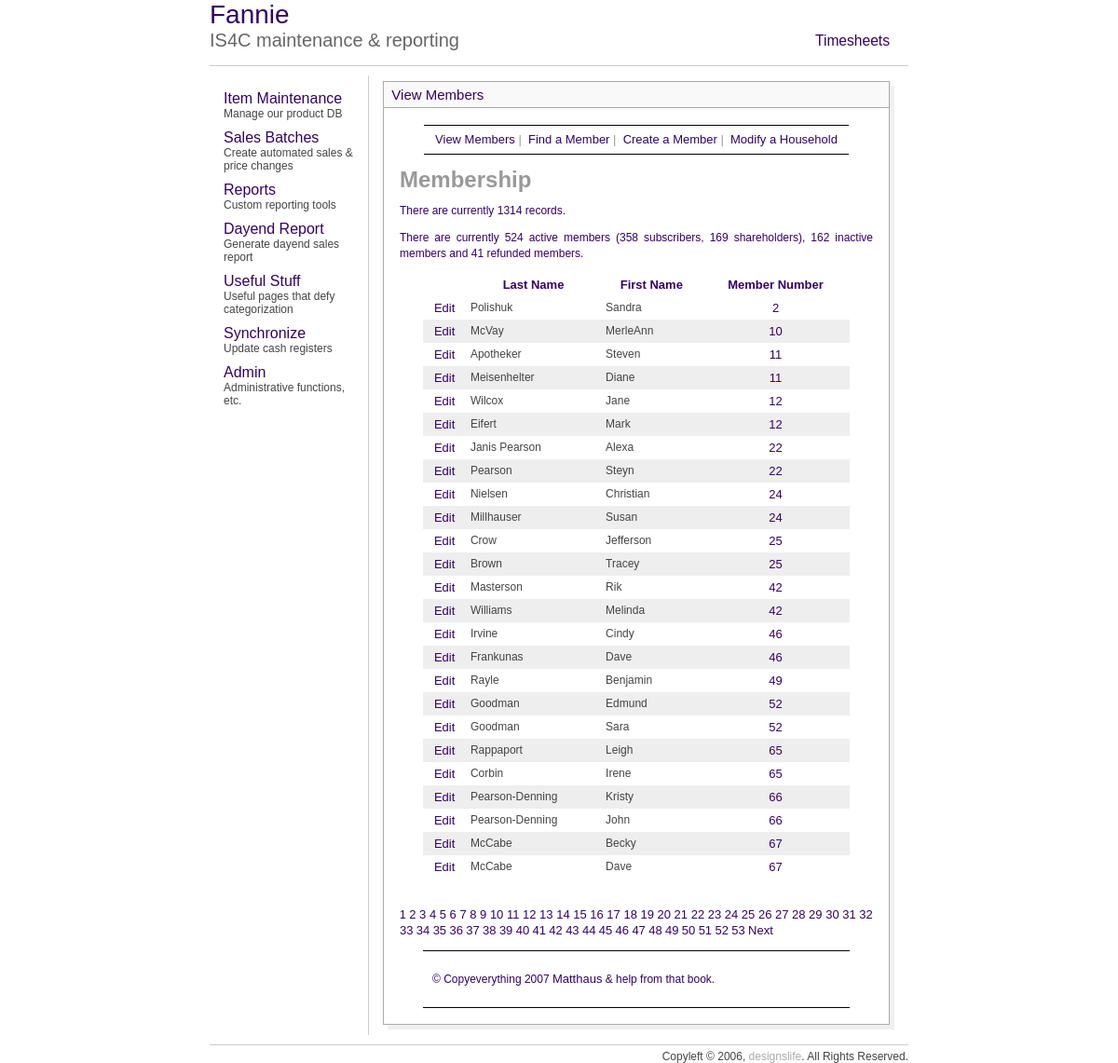
/mem/view_members.php?sort=cna&s=0&np=53, run on the app's committed database.
### tables this page shows
CREATE TABLE `custdata` (
  `CardNo` int(8) default NULL,
  `personNum` tinyint(4) NOT NULL default '1',
  `LastName` varchar(30) default NULL,
  `FirstName` varchar(30) default NULL,
  `CashBack` double NOT NULL default '60',
  `Balance` double NOT NULL default '0',
  `Discount` smallint(6) default NULL,
  `MemDiscountLimit` double NOT NULL default '0',
  `ChargeOk` tinyint(4) NOT NULL default '1',
  `WriteChecks` tinyint(4) NOT NULL default '1',
  `StoreCoupons` tinyint(4) NOT NULL default '1',
  `Type` varchar(10) NOT NULL default 'pc',
  `memType` tinyint(4) default NULL,
  `staff` tinyint(4) NOT NULL default '0',
  `SSI` double NOT NULL default '0',
  `Purchases` double NOT NULL default '0',
  `NumberOfChecks` smallint(6) NOT NULL default '0',
  `memCoupons` int(11) NOT NULL default '1',
  `blueLine` varchar(50) default NULL,
  `Shown` tinyint(4) NOT NULL default '1',
  `id` int(11) NOT NULL auto_increment,
  `modified` datetime NOT NULL,
  PRIMARY KEY  (`id`),
  KEY `LastName` (`LastName`),
  KEY `CardNo_2` (`CardNo`,`memType`,`staff`,`id`,`personNum`)
);

### mem/view_members.php (the view, shortened to what this page needs)
<?php
echo'<h1 id="mainhead">Membership</h1>';
require_once ('../includes/mysqli_connect.php');
mysqli_select_db($db_slave, 'is4c_op');
$display = 25;
$query = "SELECT COUNT(id) FROM custdata ORDER BY cardno ASC";
$result = mysqli_query($db_slave, $query);
$row = mysqli_fetch_array($result, MYSQLI_NUM);
$num_records = $row[0];
$activeQ = "SELECT * FROM custdata WHERE memType in (1,2) AND cardno <> 3000 GROUP BY cardno";
$subscribersQ = "SELECT * FROM custdata WHERE memType = 2 AND cardno <> 3000 GROUP BY cardno";
$shareholdersQ = "SELECT * FROM custdata WHERE memType = 1 AND cardno <> 3000 GROUP BY cardno";
$inactiveQ = "SELECT * FROM custdata WHERE memType = 5 AND cardno <> 3000 GROUP BY cardno";
$refundQ = "SELECT * FROM custdata WHERE memType = 4 AND cardno <> 3000 GROUP BY cardno";
$activeR = mysqli_query($db_slave, $activeQ);
$inactiveR = mysqli_query($db_slave, $inactiveQ);
$refundR = mysqli_query($db_slave, $refundQ);
$subscribersR = mysqli_query($db_slave, $subscribersQ);
$shareholdersR = mysqli_query($db_slave, $shareholdersQ);
$subscribers = mysqli_num_rows($subscribersR);
$shareholders = mysqli_num_rows($shareholdersR);
$active = mysqli_num_rows($activeR);
$inactive = mysqli_num_rows($inactiveR);
$refund = mysqli_num_rows($refundR);
if (isset($_GET['np'])) {
	$num_pages = $_GET['np'];
} else {
	if ($num_records > $display) {
		$num_pages = ceil ($num_records/$display);
	} else {
		$num_pages = 1;
	}
}
if (isset($_GET['s'])) {
	$start = $_GET['s'];
} else {
	$start = 0;
}
$link1 = "{$_SERVER['PHP_SELF']}?sort=lna";
$link2 = "{$_SERVER['PHP_SELF']}?sort=fna";
$link3 = "{$_SERVER['PHP_SELF']}?sort=cna";
if (isset($_GET['sort'])) {
	switch ($_GET['sort']) {
		case 'cna':
		$order_by = 'CardNo ASC';
		$link3 = "{$_SERVER['PHP_SELF']}?sort=drd";
		break;
	}
	$sort = $_GET['sort'];
} else {
	$order_by = 'CardNo DESC';
	$sort = 'cnd';
}
$query = "SELECT LastName, FirstName, CardNo, id FROM custdata WHERE CardNo != 9999 AND CardNo != 99999 ORDER BY $order_by LIMIT $start, $display";
$result = mysqli_query($db_slave, $query);
echo "<p>There are currently $num_records records.</p>\n";
echo "<p>There are currently $active active members ($subscribers subscribers, $shareholders shareholders), $inactive inactive members and $refund refunded members.</p>\n";
echo '<table align="center" width="90%" cellspacing="0" cellpadding="5">
<tr>
<td align="center"><b></b></td>
<td align="center"><b><a href="' . $link1 . '&s=' . $start . '&np=' . $num_pages . '">Last Name</a></b></td>
<td align="center"><b><a href="' . $link2 . '&s=' . $start . '&np=' . $num_pages . '">First Name</a></b></td>
<td align="center"><b><a href="' . $link3 . '&s=' . $start . '&np=' . $num_pages . '">Member Number</a></b></td>
</tr>';
$bg = '#eeeeee';
while ($row = mysqli_fetch_array ($result, MYSQLI_ASSOC)) {
	$bg = ($bg=='#eeeeee' ? '#ffffff' : '#eeeeee');
	echo '<tr bgcolor="' . $bg . '">
	<td align="center"><a href="edit_member.php?id=' . $row['id'] . '">Edit</a></td>
	<td align="left">' . $row['LastName'] . '</td>
	<td align="left">' . $row['FirstName'] . '</td>
	<td align="center"><a href="modify_household.php?cardno=' . $row['CardNo'] . '">' . $row['CardNo'] . ' </a></td>
	</tr>';
}
echo '</table>';
if ($num_pages > 1) {
	echo '<br /><p>';
	$current_page = ($start/$display) + 1;
	for ($i = 1; $i <= $num_pages; $i++) {
		if ($i != $current_page) {
		echo '<a href="view_members.php?s=' . ($display * ($i - 1)) . '&np=' . $num_pages . '&sort=' . $sort . '">' . $i . '</a> ';
		} else {
			echo $i . ' ';
		}
	}
	if ($current_page != $num_pages) {
		echo '<a href="view_members.php?s=' . ($start + $display) . '&np=' . $num_pages . '&sort=' . $sort . '">Next</a> ';
	}
	echo '</p>';
}
?>

### includes/style.css (style rules this page uses)
p { font: "Arial,Lucida"; color:330066; font-size: 1em; line-height: 1.4em; }
body { font-family:arial; font-size:12px; cursor:default; color:AAAAAA; }
td { font-family:arial; font-size:12px; cursor:default; color:444444; }
a { color:330066; text-decoration:none; font-size:13px }

### mem/includes/layout.css (style rules this page uses)
body { font: 12px "Lucida Sans Unicode", Verdana, sans-serif; color: #333333; background: #FFF; margin: 0; padding: 0; }
#wrapper { margin: 0 auto; }
#content { margin: 0 25px 0 25px; padding: 1px; }
div#navbar1 { height: 30px; width: 100%; border-top: solid #000 1px; border-bottom: solid #000 1px; font-family: Arial, Helvetica, sans-serif; font-size: small; text-align: center; padding: 0px; margin: 0px; white-space: nowrap; line-height: 30px; }
#footer { border-bottom: 1px solid #000; border-top: 1px solid #000; margin: 0 25px 0 25px; padding: 10px; }

### data on the page
custdata: LastName "Polishuk", FirstName "Sandra", CardNo "2"
custdata: LastName "McVay", FirstName "MerleAnn", CardNo "10"
custdata: LastName "Apotheker", FirstName "Steven", CardNo "11"
custdata: LastName "Meisenhelter", FirstName "Diane", CardNo "11"
custdata: LastName "Wilcox", FirstName "Jane", CardNo "12"
custdata: LastName "Eifert", FirstName "Mark", CardNo "12"
custdata: LastName "Janis Pearson", FirstName "Alexa", CardNo "22"
custdata: LastName "Pearson", FirstName "Steyn", CardNo "22"
custdata: LastName "Nielsen", FirstName "Christian", CardNo "24"
custdata: LastName "Millhauser", FirstName "Susan", CardNo "24"
custdata: LastName "Crow", FirstName "Jefferson", CardNo "25"
custdata: LastName "Brown", FirstName "Tracey", CardNo "25"
custdata: LastName "Masterson", FirstName "Rik", CardNo "42"
custdata: LastName "Williams", FirstName "Melinda", CardNo "42"
custdata: LastName "Irvine", FirstName "Cindy", CardNo "46"
custdata: LastName "Frankunas", FirstName "Dave", CardNo "46"
custdata: LastName "Rayle", FirstName "Benjamin", CardNo "49"
custdata: LastName "Goodman", FirstName "Edmund", CardNo "52"
custdata: LastName "Goodman", FirstName "Sara", CardNo "52"
custdata: LastName "Rappaport", FirstName "Leigh", CardNo "65"
custdata: LastName "Corbin", FirstName "Irene", CardNo "65"
custdata: LastName "Pearson-Denning", FirstName "Kristy", CardNo "66"
custdata: LastName "Pearson-Denning", FirstName "John", CardNo "66"
custdata: LastName "McCabe", FirstName "Becky", CardNo "67"
custdata: LastName "McCabe", FirstName "Dave", CardNo "67"

### other printed values
$num_records "1314"
$active "524"
$subscribers "358"
$shareholders "169"
$inactive "162"
$refund "41"
